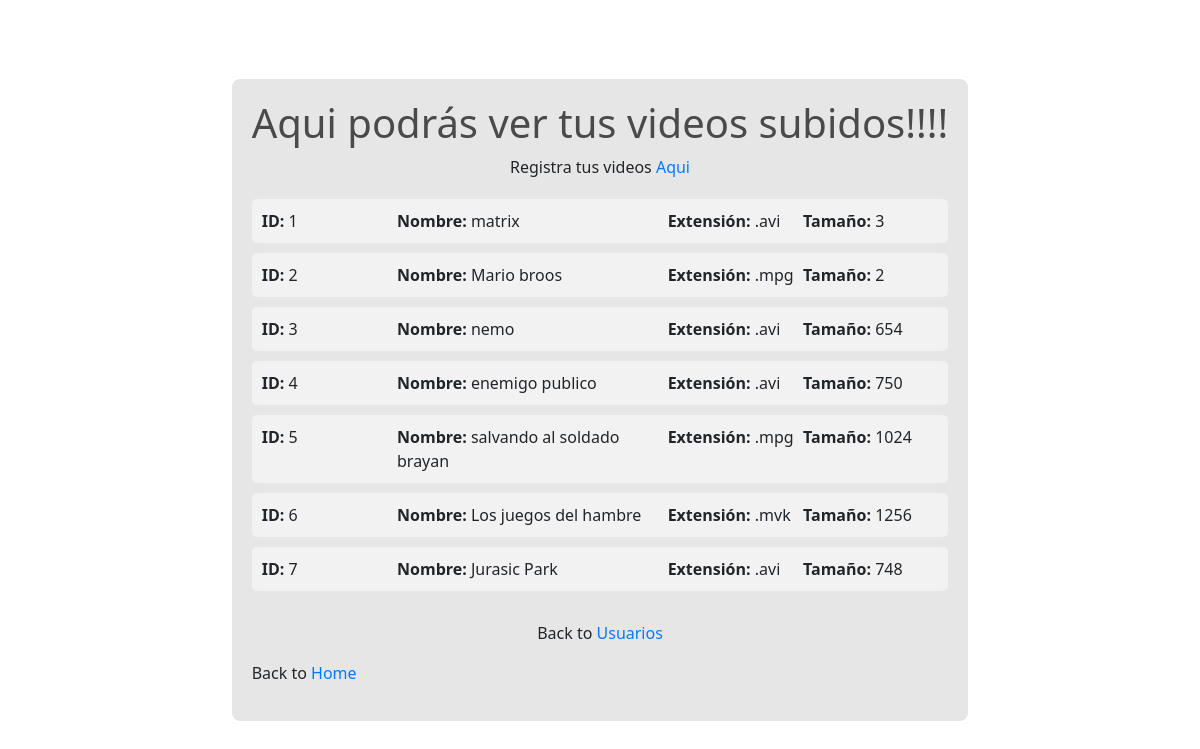
The page /videos/videos_guardados/ on the database its author committed.
### Videos/models.py (models this page shows)
class Guardar_Videos(models.Model):
    id_del_video = models.IntegerField(null=True)
    video_name = models.CharField(max_length=50)
    extension = models.CharField(max_length=5)
    size = models.IntegerField(null=True)

### Videos/views.py (the view)
# urls.py: path('videos/videos_guardados/', views.videos_guardados, name="videos_guardados"),
def videos_guardados(request):
    templete = loader.get_template('Guardar_Videos.html')
    context = {
        'videos_guardados' : Guardar_Videos.objects.all().values()
    }
    return HttpResponse(templete.render(context, request))

### Videos/templates/Guardar_Videos.html (shortened to what this page needs)
{% extends "master.html" %}
{% block content %}
<div style="background-color: #e6e6e6; padding: 20px; border-radius: 8px;">
    <h1 style="color: #4a4a4a; text-align: center;">Aqui podrás ver tus videos subidos!!!!</h1>
    <p style="font-size: 16px; text-align: center;">Registra tus videos <a href="/video_register" style="color: #007bff; text-decoration: none;">Aqui</a></p>
    <ul style="list-style: none; padding: 0; margin-top: 20px;">
    {% for Guardar_Videos in videos_guardados %}
        <li style="background-color: #f2f2f2; margin-bottom: 10px; padding: 10px; border-radius: 5px; display: flex; justify-content: space-between;">
    <div style="flex: 1;">
        <strong>ID:</strong> {{ Guardar_Videos.id_del_video }}
    </div>
    <div style="flex: 2;">
        <strong>Nombre:</strong> {{ Guardar_Videos.video_name }}
    </div>
    <div style="flex: 1;">
        <strong>Extensión:</strong> {{ Guardar_Videos.extension }}
    </div>
    <div style="flex: 1;">
        <strong>Tamaño:</strong> {{ Guardar_Videos.size }}
    </div>
        </li>
    {% endfor %}
    </ul>
    <p style="text-align: center; margin-top: 30px; font-size: 16px;">Back to <a href="/videos" style="color: #007bff; text-decoration: none;">Usuarios</a></p>
    <p style="font-size: 16px;">Back to <a href="/" style="color: #007bff; text-decoration: none;">Home</a></p>
</div>
{% endblock %}

### rows shown on the page
Guardar_Videos: id_del_video "1", video_name "matrix", extension ".avi", size "3"
Guardar_Videos: id_del_video "2", video_name "Mario broos", extension ".mpg", size "2"
Guardar_Videos: id_del_video "3", video_name "nemo", extension ".avi", size "654"
Guardar_Videos: id_del_video "4", video_name "enemigo publico", extension ".avi", size "750"
Guardar_Videos: id_del_video "5", video_name "salvando al soldado brayan", extension ".mpg", size "1024"
Guardar_Videos: id_del_video "6", video_name "Los juegos del hambre", extension ".mvk", size "1256"
Guardar_Videos: id_del_video "7", video_name "Jurasic Park", extension ".avi", size "748"
